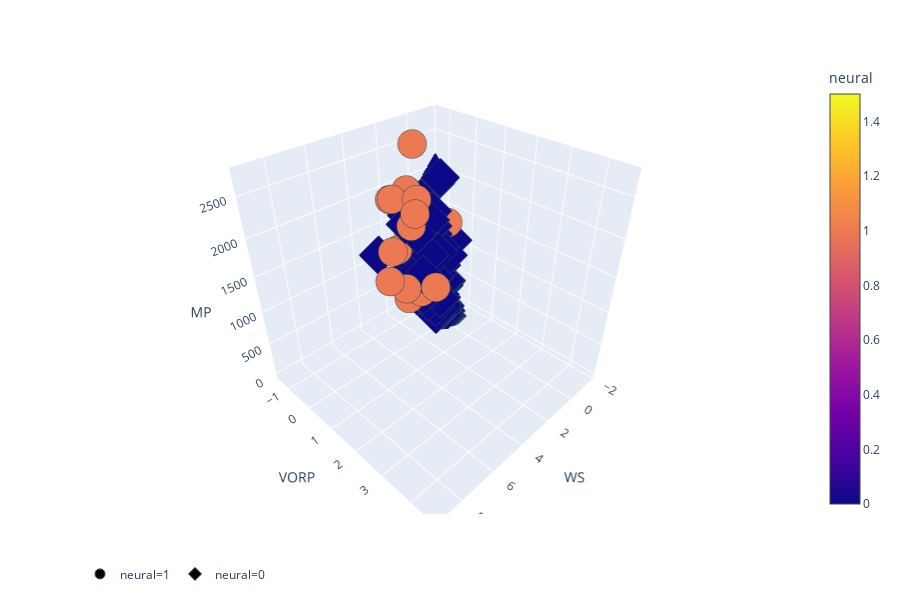

The code cell stored with this chart in its notebook:
### Code cell
fig = px.scatter_3d(test_master_w_predictions, x='WS', y='VORP', z='MP',
            color='neural', 
            hover_name='Player_name', 
            hover_data=['USG%', 'PER', 'MP', 'VORP', 'Age'], 
            symbol='neural')
fig.update_traces(marker=dict(size=10,
                              line=dict(width=1,
                                        color='DarkSlateGrey')),
                  selector=dict(mode='markers'))

# fig.update_layout(scene=dict(xaxis=dict(range=[-15,10],),))
fig.update_layout(legend_orientation="h")
fig.show()
plotly.offline.plot(fig, filename='html_files/aggregated_nn_ws_vorp_MP.html')

### Figure 1 — Plotly figure (JSON) as saved in the notebook; plotly's stock layout.template omitted (floating-point values rounded to 4 significant figures; data arrays with more than 128 entries replaced by an {"elided": "..."} marker saying what was removed)
{"data": [{"customdata": [[15.8, 17.9, 1913, 2.4, 21], [15.9, 18.5, 2096, 2.4, 20], [24.5, 18.1, 2546, 2, 21], [23.8, 14, 2314, 0.2, 23], [25.1, 17.1, 1682, 0, 21], [31.6, 17.2, 2598, 1.7, 22], [22.1, 15.1, 2455, 0.8, 20], [22.8, 16.1, 2565, 1.2, 20], [22.1, 17.5, 1810, 0.8, 21], [22.3, 20, 2732, 4.6, 21], [28.6, 14.6, 2730, -0.2, 20], [17.6, 19.2, 1064, 0.8, 23], [18.7, 13.7, 1761, 0.4, 22], [18.6, 18.6, 1193, 1.1, 23], [24.3, 17.4, 2164, 1.2, 21], [26.6, 15.3, 1811, 0.7, 20], [19.5, 18.5, 2541, 2.8, 20]], "hoverlabel": {"namelength": 0}, "hovertemplate": "<b>%{hovertext}</b><br><br>neural=%{marker.color}<br>WS=%{x}<br>VORP=%{customdata[3]}<br>MP=%{customdata[2]}<br>USG%=%{customdata[0]}<br>PER=%{customdata[1]}<br>Age=%{customdata[4]}", "hovertext": ["Bam Adebayo", "Jarrett Allen", "De'Aaron Fox", "Kyle Kuzma", "Lauri Markkanen", "Donovan Mitchell", "Jayson Tatum", "Jamal Murray", "Domantas Sabonis", "Ben Simmons", "Devin Booker", "Montrezl Harrell", "Rondae Hollis-Jefferson", "Richaun Holmes", "Kristaps Porzingis", "D'Angelo Russell", "Myles Turner"], "legendgroup": "neural=1", "marker": {"color": [1, 1, 1, 1, 1, 1, 1, 1, 1, 1, 1, 1, 1, 1, 1, 1, 1], "coloraxis": "coloraxis", "line": {"color": "DarkSlateGrey", "width": 1}, "size": 10, "symbol": "circle"}, "mode": "markers", "name": "neural=1", "scene": "scene", "showlegend": true, "type": "scatter3d", "x": [6.8, 7.6, 5.6, 3.1, 2.7, 5, 5, 5.5, 4.7, 9.2, 2, 4.1, 2.6, 3.8, 4.5, 1.3, 8], "y": [2.4, 2.4, 2, 0.2, 0, 1.7, 0.8, 1.2, 0.8, 4.6, -0.2, 0.8, 0.4, 1.1, 1.2, 0.7, 2.8], "z": [1913, 2096, 2546, 2314, 1682, 2598, 2455, 2565, 1810, 2732, 2730, 1064, 1761, 1193, 2164, 1811, 2541]}, {"customdata": {"elided": "113x5 float values"}, "hoverlabel": {"namelength": 0}, "hovertemplate": "<b>%{hovertext}</b><br><br>neural=%{marker.color}<br>WS=%{x}<br>VORP=%{customdata[3]}<br>MP=%{customdata[2]}<br>USG%=%{customdata[0]}<br>PER=%{customdata[1]}<br>Age=%{customdata[4]}", "hovertext": ["Kadeem Allen", "Ike Anigbogu", "OG Anunoby", "Dwayne Bacon", "Lonzo Ball", "Jordan Bell", "Jaron Blossomgame", "Jonah Bolden", "Tony Bradley", "Dillon Brooks", "Sterling Brown", "Zach Collins", "Tyler Dorsey", "Tyler Dorsey", "Damyean Dotson", "Jawun Evans", "Jawun Evans", "Terrance Ferguson", "Markelle Fultz", "Harry Giles", "Josh Hart", "Isaiah Hartenstein", "Jonathan Isaac", "Wesley Iwundu", "Frank Jackson", "Josh Jackson", "Justin Jackson", "Justin Jackson", "Luke Kennard", "T.J. Leaf", "Tyler Lydon", "Frank Mason", "Malik Monk", "Monte Morris", "Frank Ntilikina", "Semi Ojeleye", "Justin Patton", "Ivan Rabb", "Davon Reed", "Dennis Smith", "Dennis Smith", "Edmond Sumner", "Caleb Swanigan", "Caleb Swanigan", "Sindarius Thornwell", "Derrick White", "D.J. Wilson", "Wade Baldwin", "Malik Beasley", "DeAndre' Bembry", "Dragan Bender", "Joel Bolomboy", "Malcolm Brogdon", "Jaylen Brown", "Marquese Chriss", "Deyonta Davis", "Cheick Diallo", "Kris Dunn", "Henry Ellenson", "Daniel Hamilton", "Buddy Hield", "Brandon Ingram", "Damian Jones", "Furkan Korkmaz", "Jake Layman", "Caris LeVert", "Thon Maker", "Patrick McCaw", "Dejounte Murray", "Abdel Nader", "Georges Niang", "Chinanu Onuaku", "Marcus Paige", "Zhou Qi", "Pascal Siakam", "Tyler Ulis", "Denzel Valentine", "Tyrone Wallace", "Taurean Waller-Prince", "Isaiah Whitehead", "Guerschon Yabusele", "Paul Zipser", "Ante Žižić", "Ivica Zubac", "Willie Cauley-Stein", "Rakeem Christmas", "Pat Connaughton", "Sam Dekker", "Jerian Grant", "Andrew Harrison", "Willy Hernangomez", "Mario Hezonja", "Darrun Hilliard", "R.J. Hunter", "Stanley Johnson", "Tyus Jones", "Frank Kaminsky", "Kevon Looney", "Trey Lyles", "Jarell Martin", "Jordan Mickey", "Emmanuel Mudiay", "Larry Nance", "Jahlil Okafor", "Kelly Oubre", "Bobby Portis", "Norman Powell", "Josh Richardson", "Terry Rozier", "Rashad Vaughn", "Justise Winslow", "Delon Wright", "Joe Young"], "legendgroup": "neural=0", "marker": {"color": [0, 0, 0, 0, 0, 0, 0, 0, 0, 0, 0, 0, 0, 0, 0, 0, 0, 0, 0, 0, 0, 0, 0, 0, 0, 0, 0, 0, 0, 0, 0, 0, 0, 0, 0, 0, 0, 0, 0, 0, 0, 0, 0, 0, 0, 0, 0, 0, 0, 0, 0, 0, 0, 0, 0, 0, 0, 0, 0, 0, 0, 0, 0, 0, 0, 0, 0, 0, 0, 0, 0, 0, 0, 0, 0, 0, 0, 0, 0, 0, 0, 0, 0, 0, 0, 0, 0, 0, 0, 0, 0, 0, 0, 0, 0, 0, 0, 0, 0, 0, 0, 0, 0, 0, 0, 0, 0, 0, 0, 0, 0, 0, 0], "coloraxis": "coloraxis", "line": {"color": "DarkSlateGrey", "width": 1}, "size": 10, "symbol": "diamond"}, "mode": "markers", "name": "neural=0", "scene": "scene", "showlegend": true, "type": "scatter3d", "x": [1, -0.1, 2, 1.2, 1.6, 1.6, 0.3, 1.4, 0.1, 0, 2.1, 2.9, -0.1, 0.7, 1.5, -0.2, 0, 2.8, 0.3, 1, 2.1, 0.5, 4, 1.9, 0.4, -1.7, 1.6, 1.3, 2.5, 1.6, 0.2, 0.3, 0.3, 6.2, -0.8, 0.7, 0, 2.1, 0.1, 0.2, -0.2, 0.1, -0.3, 0, 0, 3.6, 1.7, 0.3, 0.3, -0.4, 0.1, 0.1, 2.7, 4.5, 0.7, 2.7, 1.9, 0.9, 0.1, 0.1, 2.8, 2.8, 0.1, 0, -0.1, 2.3, 1.5, 0.6, 3.2, -0.1, 0, -0.1, 0, -0.3, 4.7, -0.2, 2.5, 0.7, 2, -0.1, 0.6, -0.6, 1, 1, 2.9, 0.5, 0.6, 3.1, 2.5, 1.6, 3.4, -0.7, -0.2, 0, 0.4, 1.5, 2.3, 1.4, 0.8, 0.6, 0.1, 0.2, 3.5, 1.2, 2, 2.4, 2.8, 2.2, 1.4, 0, -0.1, 1.1, -0.1], "y": [0.1, 0, 0.3, -0.3, 0.9, 0.3, -0.3, 0.5, 0, -0.3, 0.1, 0.7, -0.3, 0, -0.2, -0.1, 0, 0, -0.1, 0, 0.6, 0.1, 1.1, -0.2, -0.9, -1.4, 0.1, 0.1, 0.2, 0.1, 0, -0.3, -0.6, 1.1, -0.8, -0.3, 0, 0.2, 0, -0.1, -0.1, -0.1, -0.3, 0, -0.2, 1.3, 0.1, 0, -0.5, -0.3, -0.4, -0.1, 0.2, 1, 0, 0.3, -0.2, 0.7, -0.4, 0, 0.9, 0.4, -0.1, -0.1, -0.1, 0.7, -0.2, -0.3, 1.4, -0.5, 0, -0.1, 0, -0.2, 1.7, -1.3, 0.8, 0, 0.8, -0.2, 0.1, -0.8, 0.1, 0, 0.3, -0.1, 0, 0.3, 0.4, -0.2, 0.7, -0.9, -0.4, 0, 0, 0, 0.2, 0.3, -0.3, -0.6, -0.1, -0.6, 1.4, -0.4, -0.1, -0.3, 0.2, 0.9, -0.2, -0.3, -0.1, 0.4, -0.2], "z": [416, 6, 1352, 759, 1423, 788, 439, 639, 36, 330, 1034, 1356, 251, 447, 2004, 64, 1, 1931, 427, 820, 1715, 221, 1996, 1233, 1169, 1988, 1083, 531, 1437, 522, 94, 435, 1258, 1970, 904, 594, 21, 721, 47, 908, 600, 210, 145, 33, 313, 1728, 882, 80, 583, 455, 2069, 38, 1436, 2152, 1527, 943, 581, 1525, 329, 28, 2024, 1975, 89, 80, 160, 1864, 1238, 961, 1743, 522, 32, 22, 28, 124, 1679, 1658, 2095, 851, 2464, 180, 235, 824, 214, 410, 1421, 219, 316, 1419, 1028, 1474, 1324, 960, 381, 9, 1371, 774, 1954, 447, 1158, 558, 141, 1406, 1442, 1134, 1605, 1000, 1368, 1614, 1263, 458, 625, 446, 135]}], "layout": {"coloraxis": {"colorbar": {"title": {"text": "neural"}}, "colorscale": [[0, "#0d0887"], [0.1111, "#46039f"], [0.2222, "#7201a8"], [0.3333, "#9c179e"], [0.4444, "#bd3786"], [0.5556, "#d8576b"], [0.6667, "#ed7953"], [0.7778, "#fb9f3a"], [0.8889, "#fdca26"], [1, "#f0f921"]]}, "height": 600, "legend": {"orientation": "h", "tracegroupgap": 0}, "margin": {"t": 60}, "scene": {"domain": {"x": [0, 0.98], "y": [0, 1]}, "xaxis": {"title": {"text": "WS"}}, "yaxis": {"title": {"text": "VORP"}}, "zaxis": {"title": {"text": "MP"}}}}}
